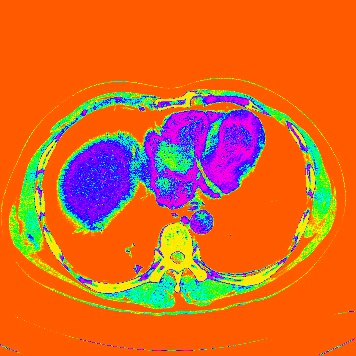
#> input picture OP/JHS/img-00000023.jpg, 356 x 356 px, given in place of img-0.jpg, which was not available
$ python demo.py   (older library calls are emulated)
#> lines starting #> are read from the running program, lines starting #| are printed output that depends on the picture; after the words box and inside, x2 and y2 are one past the last pixel; in counts of white or black regions, pixels touching at a corner belong together; pictures that were not available may be replaced by others from this repository, and a replacement may not be noted
#> further down, image is the input picture: shape (356, 356, 3); mean B, G, R 39.7, 104.3, 217
from __future__ import division
import cv2
#to show the image
from matplotlib import pyplot as plt
import numpy as np
from math import cos, sin

green = (0, 255, 0)

def show(image):
    # Figure size in inches
    plt.figure(figsize=(10, 10))

    # Show image, with nearest neighbour interpolation
    plt.imshow(image, interpolation='nearest')

def overlay_mask(mask, image):
    #make the mask rgb
    rgb_mask = cv2.cvtColor(mask, cv2.COLOR_GRAY2RGB)
    #calculates the weightes sum of two arrays. in our case image arrays
    #input, how much to weight each.
    #optional depth value set to 0 no need
    img = cv2.addWeighted(rgb_mask, 0, image, 0.5, 0)
    return img

def find_biggest_contour(image):
    #Copy
    image = image.copy()
    #input, gives all the contours, contour approximation compresses horizontal,
    #vertical, and diagonal segments and leaves only their end points. For example,
    #an up-right rectangular contour is encoded with 4 points.
    #Optional output vector, containing information about the image topology.
    #It has as many elements as the number of contours.
    #we dont need it
    image, contours, hierarchy = cv2.findContours(image, cv2.RETR_LIST, cv2.CHAIN_APPROX_SIMPLE)
    #Isolate largest contour
    contour_sizes = [(cv2.contourArea(contour), contour) for contour in contours]
    biggest_contour = max(contour_sizes, key=lambda x: x[0])[1]

    mask = np.zeros(image.shape, np.uint8)
    cv2.drawContours(mask, [biggest_contour], -1, 255, -1)
    return biggest_contour, mask

def circle_contour(image, contour):
    #Bounding ellipse
    image_with_ellipse = image.copy()
    #easy function
    ellipse = cv2.fitEllipse(contour)
    #add it
    cv2.ellipse(image_with_ellipse, ellipse, green, 2, cv2.LINE_AA)
    return image_with_ellipse

def find_tumor(image):
    # we'll be manipulating pixels directly
    #most compatible for the transofrmations we're about to do
    image = cv2.cvtColor(image, cv2.COLOR_BGR2RGB)
    # Make a consistent size
    #get largest dimension
    max_dimension = max(image.shape)
#> max_dimension = 356
    #The maximum window size is 700 by 660 pixels. make it fit in that
    scale = 700/max_dimension
#> scale = 1.97
    #resize it. same width and hieght none since output is 'image'.
    image = cv2.resize(image, None, fx=scale, fy=scale)
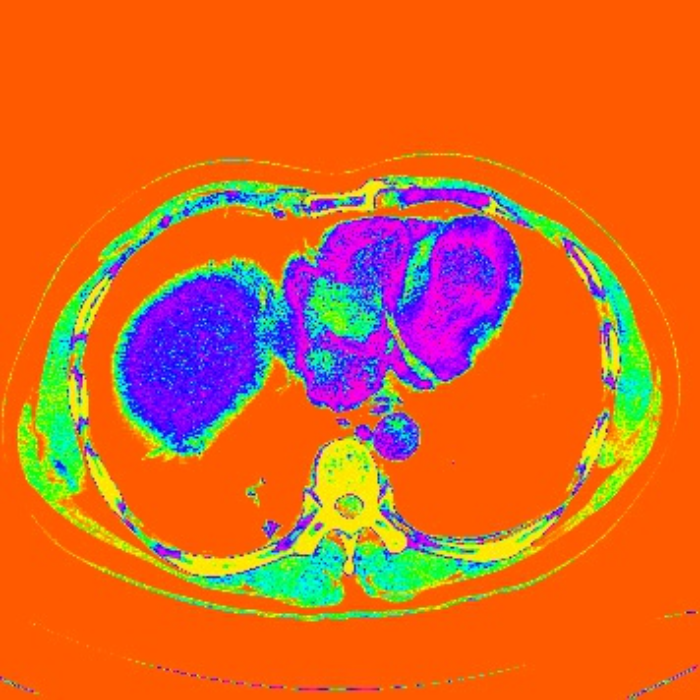
#> image: shape (700, 700, 3); mean R, G, B 216.9, 104.2, 39.7

    #we want to eliminate noise from our image. clean. smooth colors without
    #dots
    # Blurs an image using a Gaussian filter. input, kernel size, how much to filter, empty)
    image_blur = cv2.GaussianBlur(image, (7, 7), 0)
    #t unlike RGB, HSV separates luma, or the image intensity, from
    # chroma or the color information.
    #just want to focus on color, segmentation
    image_blur_hsv = cv2.cvtColor(image_blur, cv2.COLOR_RGB2HSV)
#> image_blur_hsv: shape (700, 700, 3); mean H, S, V 31.4, 240.9, 243.7

    # Filter by colour
    # Green for Tumor
    min_color = np.array([80, 100, 80])
    max_color = np.array([115, 256, 256])
    #layer
    mask1 = cv2.inRange(image_blur_hsv, min_color, max_color)
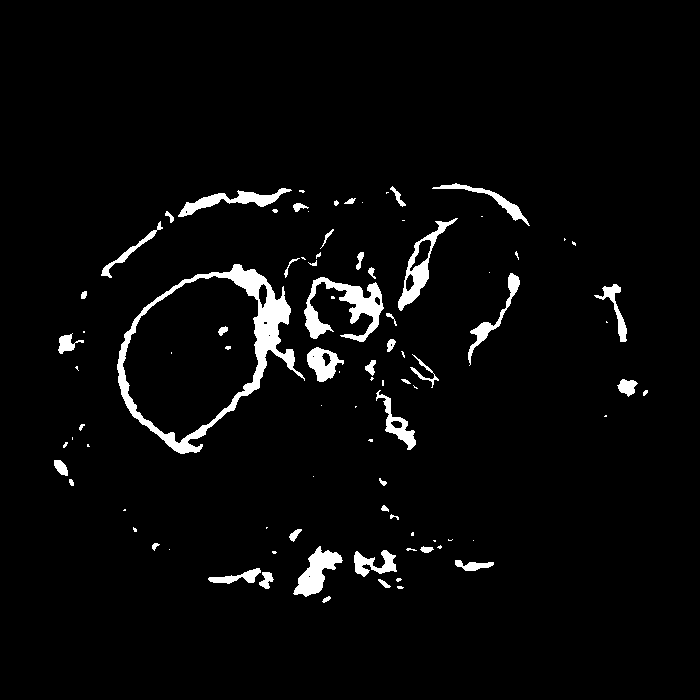
#> mask1: shape (700, 700); 3.6% white; 91 white regions (45 under 20 px), largest, box (x1, y1, x2, y2) and area: (117, 264, 305, 454) 5156, (304, 277, 384, 342) 2006, (398, 218, 458, 311) 1137

    min_color2 = np.array([170, 100, 80])
    max_color2 = np.array([180, 256, 256])
    mask2 = cv2.inRange(image_blur_hsv, min_color2, max_color2)
#> mask2: shape (700, 700); 0.1% white in thin lines or dots, all inside (x1, y1, x2, y2) = (0, 201, 696, 695)
    #looking for what is in both ranges
    # Combine masks
    mask = mask1 + mask2
    #mask = mask1
    # Clean up
    #we want to circle our tumor so we'll circle it with an ellipse
    #with a shape of 15x15
    kernel = cv2.getStructuringElement(cv2.MORPH_ELLIPSE, (15, 15))
    #morph the image. closing operation Dilation followed by Erosion.
    #It is useful in closing small holes inside the foreground objects,
    #or small black points on the object.
    mask_closed = cv2.morphologyEx(mask, cv2.MORPH_CLOSE, kernel)
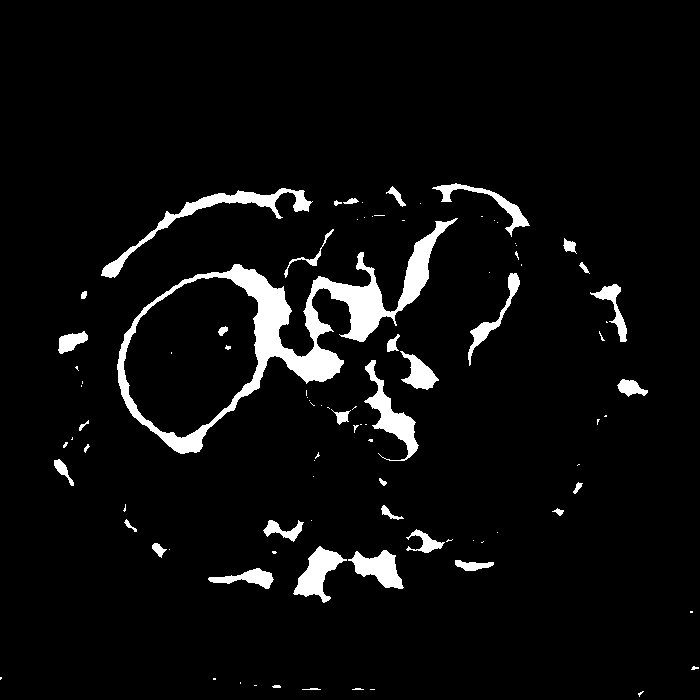
#> mask_closed: shape (700, 700); 5.1% white; 94 white regions (56 under 20 px), largest, box (x1, y1, x2, y2) and area: (117, 218, 458, 454) 11657, (101, 188, 313, 278) 2133, (364, 360, 419, 461) 1579
    #erosion followed by dilation. It is useful in removing noise
    mask_clean = cv2.morphologyEx(mask_closed, cv2.MORPH_OPEN, kernel)
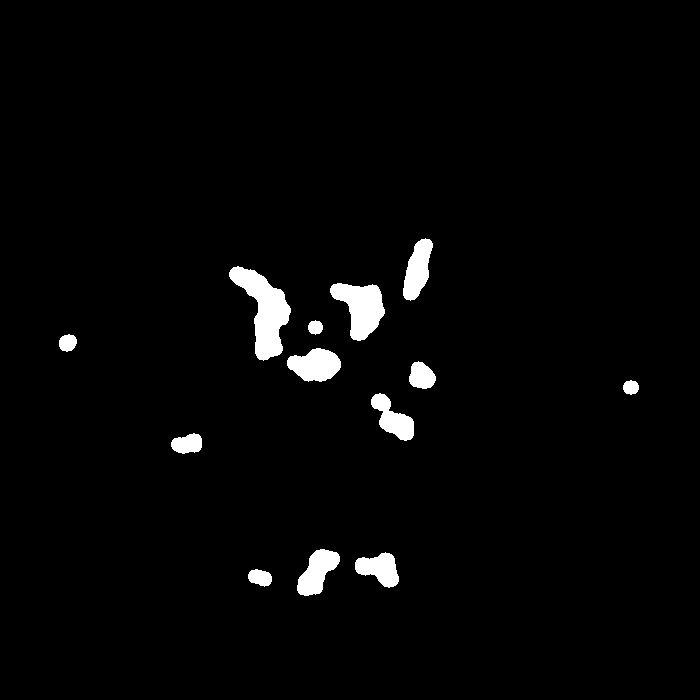
#> mask_clean: shape (700, 700); 2.5% white; 13 white regions

    # Find biggest tumor
    #get back list of segmented tumor and an outline for the biggest one
    big_tumor_contour, mask_tumors = find_biggest_contour(mask_clean)
#> in find_biggest_contour, `image, contours, hierarchy = cv2.findContours(image, cv2.RETR_LIST, cv..`: contours = 13 contours; largest, box (x1, y1, x2, y2) and area: (229, 266, 291, 361) 2567, (330, 283, 385, 341) 1800, (287, 348, 341, 382) 1225, (297, 549, 340, 596) 1102, (403, 238, 433, 301) 1086
#> in find_biggest_contour, `contour_sizes = [(cv2.contourArea(contour), contour) for contour in co..`: contour_sizes = 13 items
#> in find_biggest_contour, `biggest_contour = max(contour_sizes, key=lambda x: x[0])[1]`: biggest_contour = contour of 114 points, box (x1, y1, x2, y2) (229, 266, 291, 361), area 2567
#> in find_biggest_contour, `cv2.drawContours(mask, [biggest_contour], -1, 255, -1)`:
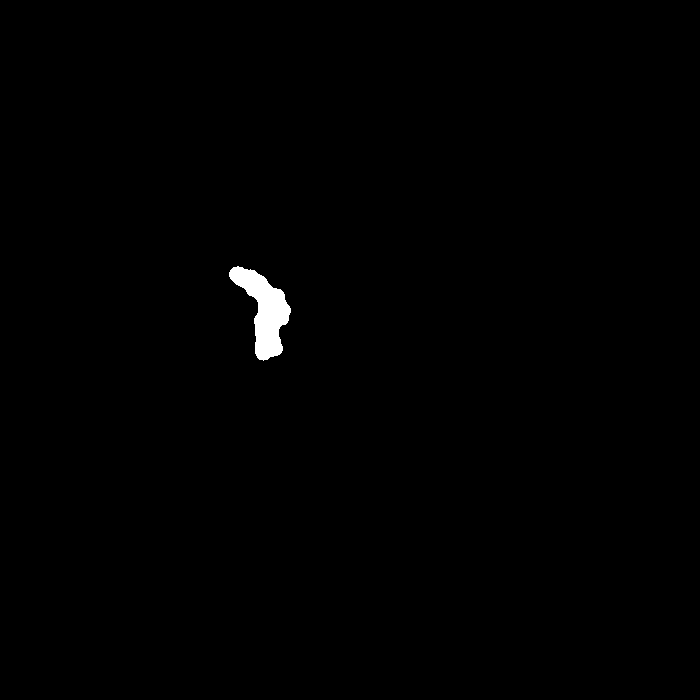
#> mask: shape (700, 700); 0.55% white; 1 white region, box (x1, y1, x2, y2) and area: (229, 266, 291, 361) 2686
#> big_tumor_contour has the same summary as biggest_contour in find_biggest_contour

    # Overlay cleaned mask on image
    # overlay mask on image, tumor now segmented
    overlay = overlay_mask(mask_clean, image)
#> in overlay_mask, `rgb_mask = cv2.cvtColor(mask, cv2.COLOR_GRAY2RGB)`: rgb_mask: shape (700, 700, 3); 2.5% white; 13 white regions, largest, box (x1, y1, x2, y2) and area: (229, 266, 291, 361) 2686, (330, 283, 385, 341) 1887, (287, 348, 341, 382) 1287
#> in overlay_mask, `img = cv2.addWeighted(rgb_mask, 0, image, 0.5, 0)`:
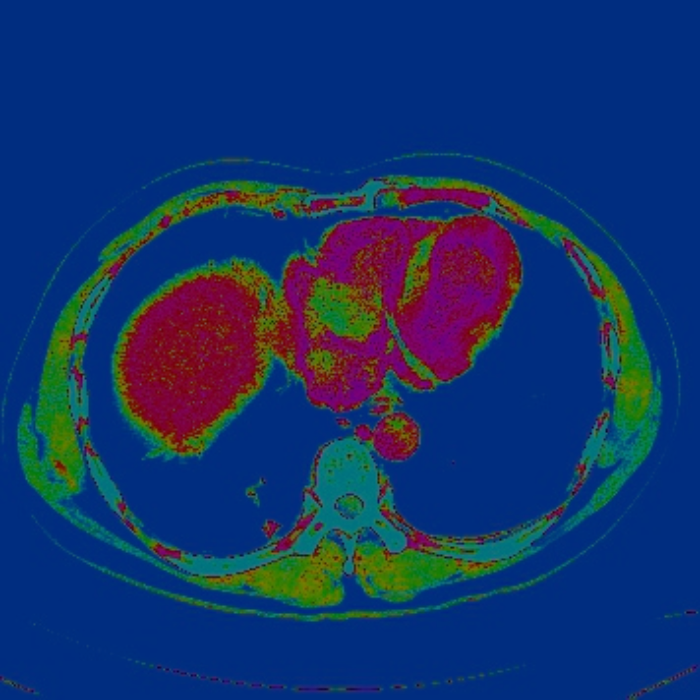
#> img: shape (700, 700, 3); mean B, G, R 108.7, 52.1, 19.8

    # Circle biggest tumor
    #circle the biggest one
    circled = circle_contour(overlay, big_tumor_contour)
#> in circle_contour, `ellipse = cv2.fitEllipse(contour)`: ellipse = ((261.1, 311.2), (51.45, 92.56), 161.4)
#> in circle_contour, `cv2.ellipse(image_with_ellipse, ellipse, green, 2, cv2.LINE_AA)`:
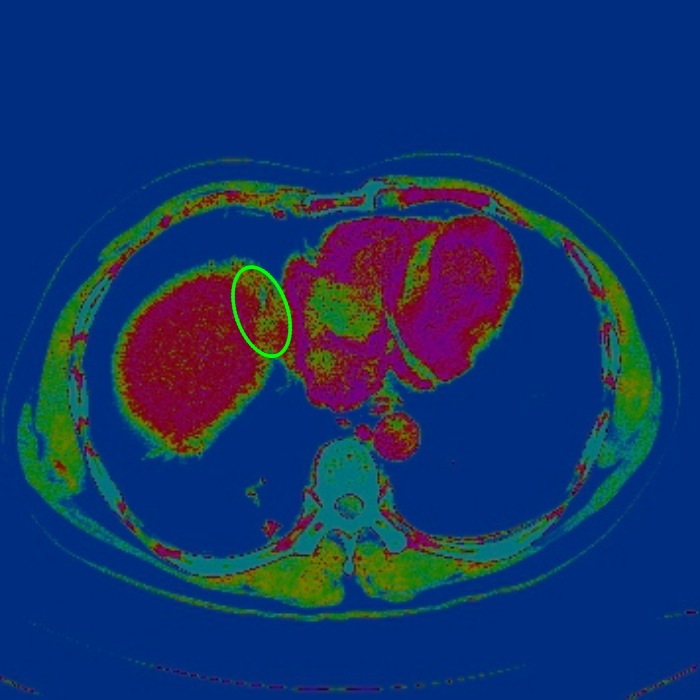
#> image_with_ellipse: shape (700, 700, 3); 0.24% of pixels changed, all inside (x1, y1, x2, y2) = (230, 265, 293, 359)
    show(circled)

    #we're done, convert back to original color scheme
    bgr = cv2.cvtColor(circled, cv2.COLOR_RGB2BGR)

    return bgr
'''
#read the image
image = cv2.imread('img-10.jpg')
#detect it
result = find_tumor(image)
#print result
#write the new image
cv2.imwrite('res-10.jpg', result)
'''
for i in range(0, 60):
	image = cv2.imread('OP/JHS/img-'+str(i)+'.jpg')
	result = find_tumor(image)
	cv2.imwrite('RESULT/res-'+str(i)+'.jpg', result)
#> pass 2 of the loop `for i in range(0, 60):`:
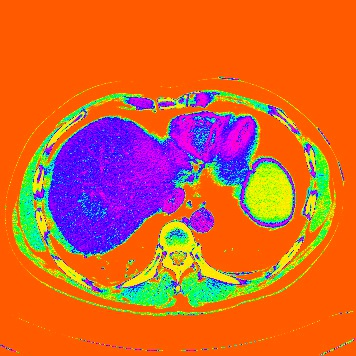
#> input picture OP/JHS/img-00000040.jpg, 356 x 356 px, given in place of img-1.jpg, which was not available
#> image is the input picture: shape (356, 356, 3); mean B, G, R 50.3, 100.4, 211.9
#> image_blur_hsv: shape (700, 700, 3); mean H, S, V 36.9, 240.3, 243.4
#> in find_tumor (call 2), `mask1 = cv2.inRange(image_blur_hsv, min_color, max_color)`:
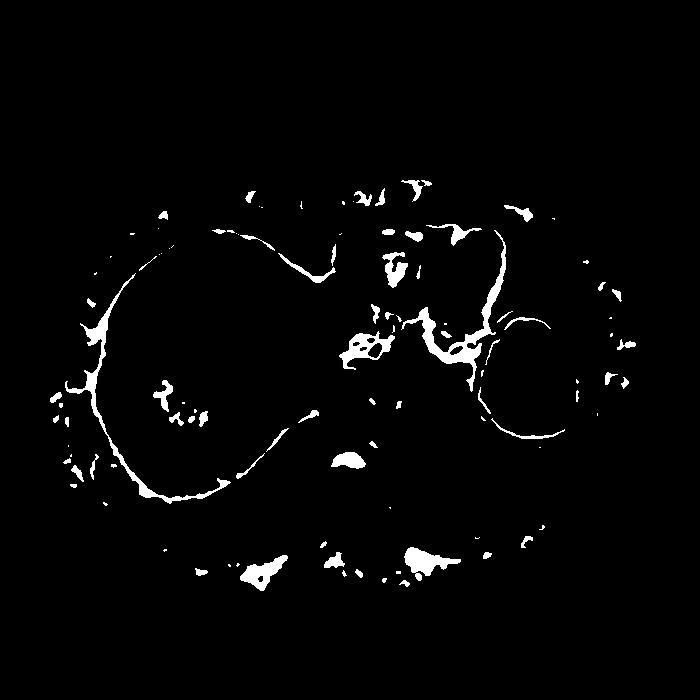
#> mask1: shape (700, 700); 2.4% white; 107 white regions (45 under 20 px), largest, box (x1, y1, x2, y2) and area: (401, 230, 506, 392) 2031, (65, 273, 231, 504) 1868, (404, 547, 461, 581) 861
#> mask2: shape (700, 700); 0.12% white in thin lines or dots, all inside (x1, y1, x2, y2) = (2, 153, 676, 691)
#> mask_closed: shape (700, 700); 3.9% white; 113 white regions (68 under 20 px), largest, box (x1, y1, x2, y2) and area: (339, 230, 565, 448) 5908, (50, 273, 289, 508) 3036, (382, 546, 462, 587) 1317
#> mask_clean: shape (700, 700); 1.6% white; 11 white regions
#> contours = 11 contours; largest, box (x1, y1, x2, y2) and area: (423, 315, 509, 371) 2426, (342, 332, 391, 366) 1002, (396, 547, 441, 586) 982, (241, 562, 276, 589) 597, (385, 252, 409, 283) 520
#> big_tumor_contour = contour of 122 points, box (x1, y1, x2, y2) (423, 315, 509, 371), area 2426
#> rgb_mask: shape (700, 700, 3); 1.6% white; 11 white regions, largest, box (x1, y1, x2, y2) and area: (423, 315, 509, 371) 2540, (342, 332, 391, 366) 1063, (396, 547, 441, 586) 1042
#> ellipse = ((465.9, 338.9), (55.55, 81.52), 83.4)
#> in circle_contour (call 2), `cv2.ellipse(image_with_ellipse, ellipse, green, 2, cv2.LINE_AA)`:
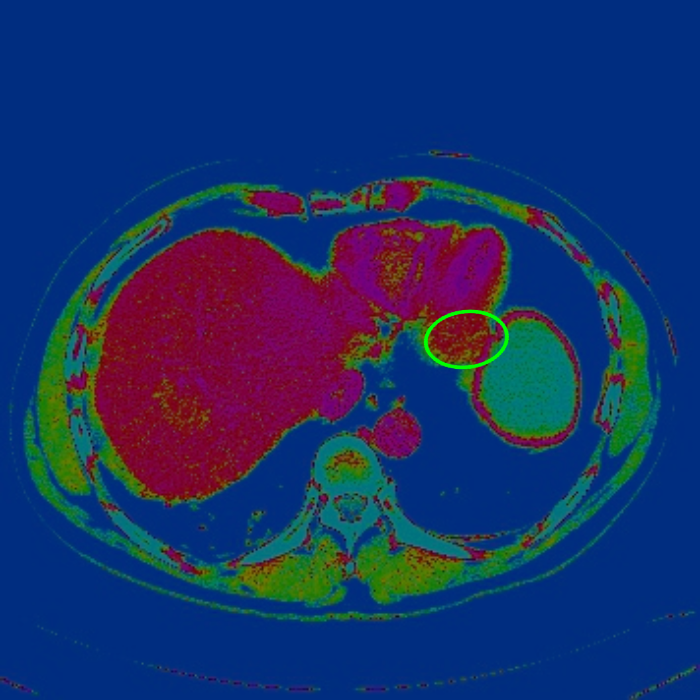
#> image_with_ellipse: shape (700, 700, 3); mean B, G, R 106.1, 50.4, 25
#> (the run stopped early here; a loop or call above may not have finished)
